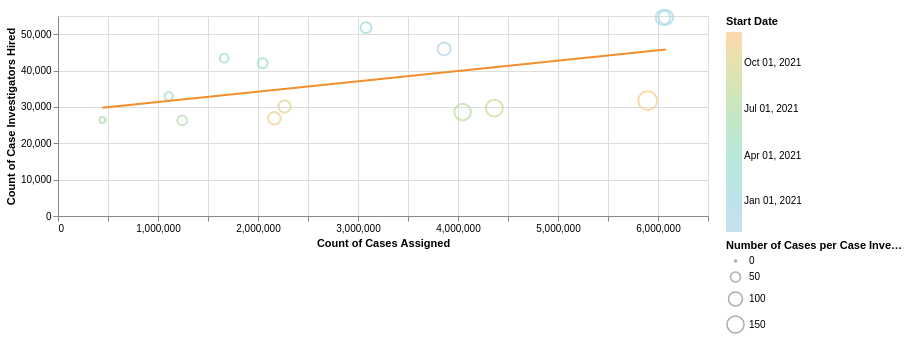

Notebook source saved alongside this figure:
### Code cell
c1 = alt.Chart(df_st).mark_point().encode(
    alt.X('Count of Cases Assigned:Q'),
    alt.Y('Count of Case Investigators Hired:Q'),
    alt.Size('Number of Cases per Case Investigator:Q'),
    alt.Color('Start Date:T',scale=alt.Scale(scheme='blueorange'))
).properties(
    width=650,
    height=200
)
line = alt.Chart(df_st).transform_regression('Count of Cases Assigned', 'Count of Case Investigators Hired').mark_line(color='#F28E2B').encode(
    x='Count of Cases Assigned:Q',
    y='Count of Case Investigators Hired:Q'
)
c1 + line
